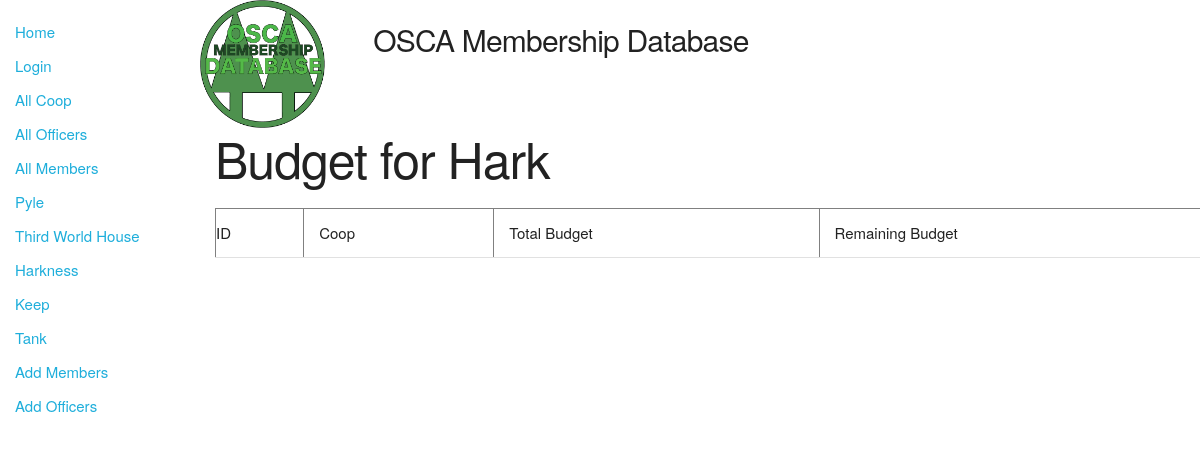
Before: /catalog/harknessmenu/harknessbudget with the older database file.
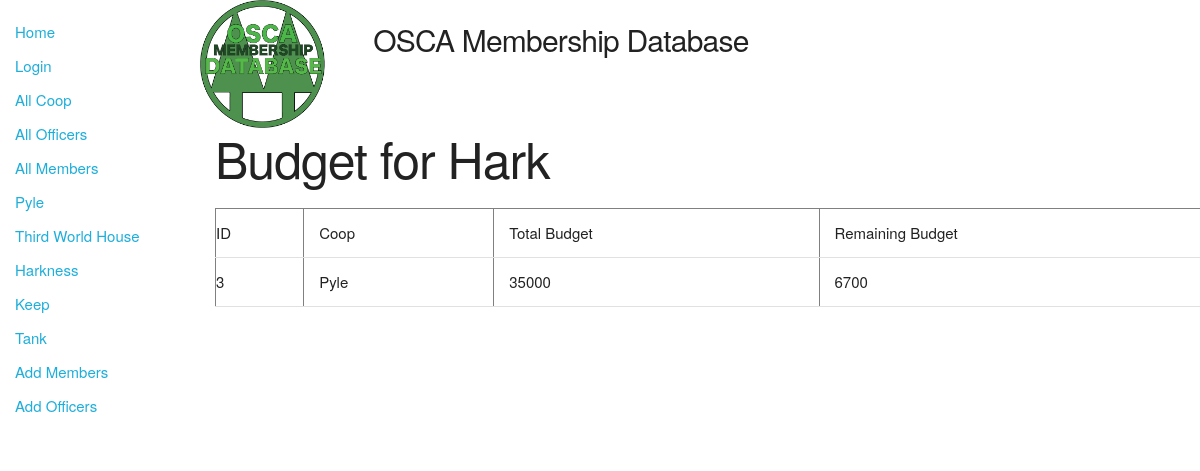
After: the same page with the newer database file.
### catalog/models.py (models this page shows, shortened)
class Budget(models.Model):
    id = models.AutoField(primary_key=True)
    coop = models.ForeignKey('Coop', on_delete=models.SET_NULL, null=True)
    total_budget = models.IntegerField()
    remaining_budget = models.IntegerField()

class Coop(models.Model):
    id = models.AutoField(primary_key=True)
    name = models.CharField(max_length=100, help_text='What is the name of this coop')
    address = models.CharField(max_length=500, null=True, blank=True, help_text='what is the address of this coop')
    building = models.CharField(max_length=100, help_text='What building is this coop in')
    vegan = models.BooleanField(help_text='is this a vegan coop')
    num_dining = models.IntegerField(help_text='how many dining members does this coop have')
    num_housing = models.IntegerField(help_text='how many housing members does this coop have')
    hours_needed = models.IntegerField(help_text='how many hours a week do members have to work')
    def __str__(self):
        return self.name

### catalog/views.py (the view)
# urls.py: path('harknessmenu/harknessbudget',views.harknessbudget,name=';harkness-budget;'),
def harknessbudget(request):
    harkbudget=Budget.objects.select_related("coop").filter(coop_id=3)
    context={
        'harkbudget':harkbudget
    }
    return render(request,'harkbudget.html', context=context)

### catalog/templates/harkbudget.html
{% extends "base_generic.html" %}
{% block content %}
<div class="row">
    <div class="two columns">
      {% load static %}
      <img src="{% static 'images/twinpines.png' %}" width="128" height="128" alt="Our Logo">
    </div>
    <div class="five columns" style="margin-top:2%">
      <h4>OSCA Membership Database</h4>
    </div>
  </div>
  <h1>Budget for Hark </h1>
    <table border="1" width="1000">
        <tr>
          <td>ID</td>
          <td>Coop</td>
          <td>Total Budget</td>
          <td>Remaining Budget</td>
        </tr>
        {% for budget in harkbudget %}
        <tr>
          <td>{{ budget.id}}</td>
          <td>{{ budget.coop}}</td>
          <td>{{ budget.total_budget}}</td>
          <td>{{ budget.remaining_budget }}</td>
        </tr>
        {% endfor %}
    </table>
{% endblock %}

Changed rows visible on the page:
now on this page (row edited): Budget: id "3", coop "Pyle", total_budget "35000", remaining_budget "6700"
